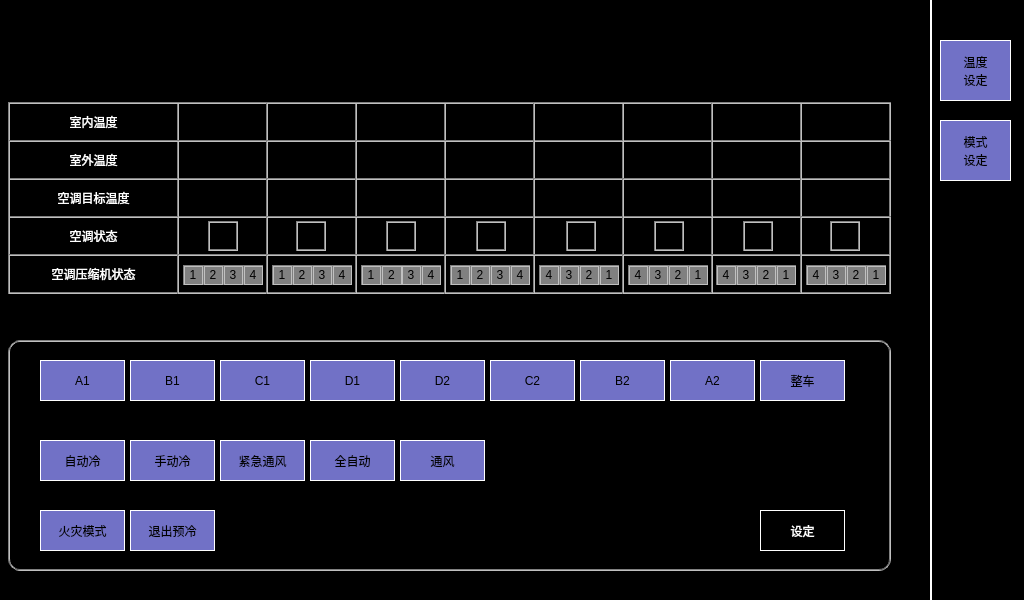
<?xml version="1.0" encoding="UTF-8"?>
<ui version="4.0">
 <class>AirConditioner</class>
 <widget class="QWidget" name="AirConditioner">
  <property name="geometry">
   <rect>
    <x>0</x>
    <y>0</y>
    <width>1024</width>
    <height>600</height>
   </rect>
  </property>
  <property name="windowTitle">
   <string>Form</string>
  </property>
  <property name="styleSheet">
   <string notr="true">QLabel
{
	color: white;
	border: 2px groove, gray;
    border-color: gray;
	font: 18px, &quot;微软雅黑&quot;;
}

QWidget
{
	background-color: black;
}

QPushButton
{
	font: 18px, &quot;微软雅黑&quot;;
    color: black;
	background-color: rgb(113, 113, 198);
	border:1px solid white;
}</string>
  </property>
  <widget class="QLabel" name="lblIndoorTemperatureA1">
   <property name="geometry">
    <rect>
     <x>177</x>
     <y>102</y>
     <width>91</width>
     <height>40</height>
    </rect>
   </property>
   <property name="text">
    <string/>
   </property>
   <property name="alignment">
    <set>Qt::AlignCenter</set>
   </property>
  </widget>
  <widget class="QLabel" name="label_61">
   <property name="geometry">
    <rect>
     <x>444</x>
     <y>216</y>
     <width>91</width>
     <height>40</height>
    </rect>
   </property>
   <property name="text">
    <string/>
   </property>
   <property name="alignment">
    <set>Qt::AlignCenter</set>
   </property>
  </widget>
  <widget class="QLabel" name="lblIndoorTemperatureD1">
   <property name="geometry">
    <rect>
     <x>444</x>
     <y>102</y>
     <width>91</width>
     <height>40</height>
    </rect>
   </property>
   <property name="text">
    <string/>
   </property>
   <property name="alignment">
    <set>Qt::AlignCenter</set>
   </property>
  </widget>
  <widget class="QLabel" name="lblTargetTemperatureA1">
   <property name="geometry">
    <rect>
     <x>177</x>
     <y>178</y>
     <width>91</width>
     <height>40</height>
    </rect>
   </property>
   <property name="text">
    <string/>
   </property>
   <property name="alignment">
    <set>Qt::AlignCenter</set>
   </property>
  </widget>
  <widget class="QLabel" name="lblTargetTemperatureC1">
   <property name="geometry">
    <rect>
     <x>355</x>
     <y>178</y>
     <width>91</width>
     <height>40</height>
    </rect>
   </property>
   <property name="text">
    <string/>
   </property>
   <property name="alignment">
    <set>Qt::AlignCenter</set>
   </property>
  </widget>
  <widget class="QLabel" name="lblOutdoorTemperatureD2">
   <property name="geometry">
    <rect>
     <x>533</x>
     <y>140</y>
     <width>91</width>
     <height>40</height>
    </rect>
   </property>
   <property name="text">
    <string/>
   </property>
   <property name="alignment">
    <set>Qt::AlignCenter</set>
   </property>
  </widget>
  <widget class="QLabel" name="label_31">
   <property name="geometry">
    <rect>
     <x>8</x>
     <y>216</y>
     <width>171</width>
     <height>40</height>
    </rect>
   </property>
   <property name="text">
    <string>空调状态</string>
   </property>
   <property name="alignment">
    <set>Qt::AlignCenter</set>
   </property>
  </widget>
  <widget class="QLabel" name="lblTargetTemperatureA2">
   <property name="geometry">
    <rect>
     <x>800</x>
     <y>178</y>
     <width>91</width>
     <height>40</height>
    </rect>
   </property>
   <property name="text">
    <string/>
   </property>
   <property name="alignment">
    <set>Qt::AlignCenter</set>
   </property>
  </widget>
  <widget class="QLabel" name="lblIndoorTemperatureA2">
   <property name="geometry">
    <rect>
     <x>800</x>
     <y>102</y>
     <width>91</width>
     <height>40</height>
    </rect>
   </property>
   <property name="text">
    <string/>
   </property>
   <property name="alignment">
    <set>Qt::AlignCenter</set>
   </property>
  </widget>
  <widget class="QLabel" name="lblTargetTemperatureB2">
   <property name="geometry">
    <rect>
     <x>711</x>
     <y>178</y>
     <width>91</width>
     <height>40</height>
    </rect>
   </property>
   <property name="text">
    <string/>
   </property>
   <property name="alignment">
    <set>Qt::AlignCenter</set>
   </property>
  </widget>
  <widget class="QLabel" name="label_70">
   <property name="geometry">
    <rect>
     <x>800</x>
     <y>254</y>
     <width>91</width>
     <height>40</height>
    </rect>
   </property>
   <property name="text">
    <string/>
   </property>
   <property name="alignment">
    <set>Qt::AlignCenter</set>
   </property>
  </widget>
  <widget class="QLabel" name="label_57">
   <property name="geometry">
    <rect>
     <x>177</x>
     <y>216</y>
     <width>91</width>
     <height>40</height>
    </rect>
   </property>
   <property name="text">
    <string/>
   </property>
   <property name="alignment">
    <set>Qt::AlignCenter</set>
   </property>
  </widget>
  <widget class="QLabel" name="lblOutdoorTemperatureD1">
   <property name="geometry">
    <rect>
     <x>444</x>
     <y>140</y>
     <width>91</width>
     <height>40</height>
    </rect>
   </property>
   <property name="text">
    <string/>
   </property>
   <property name="alignment">
    <set>Qt::AlignCenter</set>
   </property>
  </widget>
  <widget class="QLabel" name="label_20">
   <property name="geometry">
    <rect>
     <x>8</x>
     <y>102</y>
     <width>171</width>
     <height>40</height>
    </rect>
   </property>
   <property name="text">
    <string>室内温度</string>
   </property>
   <property name="alignment">
    <set>Qt::AlignCenter</set>
   </property>
  </widget>
  <widget class="QLabel" name="lblIndoorTemperatureC1">
   <property name="geometry">
    <rect>
     <x>355</x>
     <y>102</y>
     <width>91</width>
     <height>40</height>
    </rect>
   </property>
   <property name="text">
    <string/>
   </property>
   <property name="alignment">
    <set>Qt::AlignCenter</set>
   </property>
  </widget>
  <widget class="QLabel" name="lblOutdoorTemperatureA1">
   <property name="geometry">
    <rect>
     <x>177</x>
     <y>140</y>
     <width>91</width>
     <height>40</height>
    </rect>
   </property>
   <property name="text">
    <string/>
   </property>
   <property name="alignment">
    <set>Qt::AlignCenter</set>
   </property>
  </widget>
  <widget class="QLabel" name="lblOutdoorTemperatureC2">
   <property name="geometry">
    <rect>
     <x>622</x>
     <y>140</y>
     <width>91</width>
     <height>40</height>
    </rect>
   </property>
   <property name="text">
    <string/>
   </property>
   <property name="alignment">
    <set>Qt::AlignCenter</set>
   </property>
  </widget>
  <widget class="QLabel" name="lblOutdoorTemperatureB2">
   <property name="geometry">
    <rect>
     <x>711</x>
     <y>140</y>
     <width>91</width>
     <height>40</height>
    </rect>
   </property>
   <property name="text">
    <string/>
   </property>
   <property name="alignment">
    <set>Qt::AlignCenter</set>
   </property>
  </widget>
  <widget class="QLabel" name="lblTargetTemperatureD1">
   <property name="geometry">
    <rect>
     <x>444</x>
     <y>178</y>
     <width>91</width>
     <height>40</height>
    </rect>
   </property>
   <property name="text">
    <string/>
   </property>
   <property name="alignment">
    <set>Qt::AlignCenter</set>
   </property>
  </widget>
  <widget class="QLabel" name="label_62">
   <property name="geometry">
    <rect>
     <x>533</x>
     <y>216</y>
     <width>91</width>
     <height>40</height>
    </rect>
   </property>
   <property name="text">
    <string/>
   </property>
   <property name="alignment">
    <set>Qt::AlignCenter</set>
   </property>
  </widget>
  <widget class="QLabel" name="label_63">
   <property name="geometry">
    <rect>
     <x>711</x>
     <y>216</y>
     <width>91</width>
     <height>40</height>
    </rect>
   </property>
   <property name="text">
    <string/>
   </property>
   <property name="alignment">
    <set>Qt::AlignCenter</set>
   </property>
  </widget>
  <widget class="QLabel" name="label_32">
   <property name="geometry">
    <rect>
     <x>8</x>
     <y>254</y>
     <width>171</width>
     <height>40</height>
    </rect>
   </property>
   <property name="text">
    <string>空调压缩机状态</string>
   </property>
   <property name="alignment">
    <set>Qt::AlignCenter</set>
   </property>
  </widget>
  <widget class="QLabel" name="lblIndoorTemperatureB1">
   <property name="geometry">
    <rect>
     <x>266</x>
     <y>102</y>
     <width>91</width>
     <height>40</height>
    </rect>
   </property>
   <property name="text">
    <string/>
   </property>
   <property name="alignment">
    <set>Qt::AlignCenter</set>
   </property>
  </widget>
  <widget class="QLabel" name="label_64">
   <property name="geometry">
    <rect>
     <x>177</x>
     <y>254</y>
     <width>91</width>
     <height>40</height>
    </rect>
   </property>
   <property name="text">
    <string/>
   </property>
   <property name="alignment">
    <set>Qt::AlignCenter</set>
   </property>
  </widget>
  <widget class="QLabel" name="lblOutdoorTemperatureB1">
   <property name="geometry">
    <rect>
     <x>266</x>
     <y>140</y>
     <width>91</width>
     <height>40</height>
    </rect>
   </property>
   <property name="text">
    <string/>
   </property>
   <property name="alignment">
    <set>Qt::AlignCenter</set>
   </property>
  </widget>
  <widget class="QLabel" name="label_65">
   <property name="geometry">
    <rect>
     <x>711</x>
     <y>254</y>
     <width>91</width>
     <height>40</height>
    </rect>
   </property>
   <property name="text">
    <string/>
   </property>
   <property name="alignment">
    <set>Qt::AlignCenter</set>
   </property>
  </widget>
  <widget class="QLabel" name="lblIndoorTemperatureC2">
   <property name="geometry">
    <rect>
     <x>622</x>
     <y>102</y>
     <width>91</width>
     <height>40</height>
    </rect>
   </property>
   <property name="text">
    <string/>
   </property>
   <property name="alignment">
    <set>Qt::AlignCenter</set>
   </property>
  </widget>
  <widget class="QLabel" name="label_60">
   <property name="geometry">
    <rect>
     <x>622</x>
     <y>216</y>
     <width>91</width>
     <height>40</height>
    </rect>
   </property>
   <property name="text">
    <string/>
   </property>
   <property name="alignment">
    <set>Qt::AlignCenter</set>
   </property>
  </widget>
  <widget class="QLabel" name="label_67">
   <property name="geometry">
    <rect>
     <x>355</x>
     <y>254</y>
     <width>91</width>
     <height>40</height>
    </rect>
   </property>
   <property name="text">
    <string/>
   </property>
   <property name="alignment">
    <set>Qt::AlignCenter</set>
   </property>
  </widget>
  <widget class="QLabel" name="lblTargetTemperatureD2">
   <property name="geometry">
    <rect>
     <x>533</x>
     <y>178</y>
     <width>91</width>
     <height>40</height>
    </rect>
   </property>
   <property name="text">
    <string/>
   </property>
   <property name="alignment">
    <set>Qt::AlignCenter</set>
   </property>
  </widget>
  <widget class="QLabel" name="label_69">
   <property name="geometry">
    <rect>
     <x>533</x>
     <y>254</y>
     <width>91</width>
     <height>40</height>
    </rect>
   </property>
   <property name="text">
    <string/>
   </property>
   <property name="alignment">
    <set>Qt::AlignCenter</set>
   </property>
  </widget>
  <widget class="QLabel" name="lblOutdoorTemperatureA2">
   <property name="geometry">
    <rect>
     <x>800</x>
     <y>140</y>
     <width>91</width>
     <height>40</height>
    </rect>
   </property>
   <property name="text">
    <string/>
   </property>
   <property name="alignment">
    <set>Qt::AlignCenter</set>
   </property>
  </widget>
  <widget class="QLabel" name="label_56">
   <property name="geometry">
    <rect>
     <x>355</x>
     <y>216</y>
     <width>91</width>
     <height>40</height>
    </rect>
   </property>
   <property name="text">
    <string/>
   </property>
   <property name="alignment">
    <set>Qt::AlignCenter</set>
   </property>
  </widget>
  <widget class="QLabel" name="lblIndoorTemperatureD2">
   <property name="geometry">
    <rect>
     <x>533</x>
     <y>102</y>
     <width>91</width>
     <height>40</height>
    </rect>
   </property>
   <property name="text">
    <string/>
   </property>
   <property name="alignment">
    <set>Qt::AlignCenter</set>
   </property>
  </widget>
  <widget class="QLabel" name="lblIndoorTemperatureB2">
   <property name="geometry">
    <rect>
     <x>711</x>
     <y>102</y>
     <width>91</width>
     <height>40</height>
    </rect>
   </property>
   <property name="text">
    <string/>
   </property>
   <property name="alignment">
    <set>Qt::AlignCenter</set>
   </property>
  </widget>
  <widget class="QLabel" name="lblTargetTemperatureC2">
   <property name="geometry">
    <rect>
     <x>622</x>
     <y>178</y>
     <width>91</width>
     <height>40</height>
    </rect>
   </property>
   <property name="text">
    <string/>
   </property>
   <property name="alignment">
    <set>Qt::AlignCenter</set>
   </property>
  </widget>
  <widget class="QLabel" name="label_30">
   <property name="geometry">
    <rect>
     <x>8</x>
     <y>178</y>
     <width>171</width>
     <height>40</height>
    </rect>
   </property>
   <property name="text">
    <string>空调目标温度</string>
   </property>
   <property name="alignment">
    <set>Qt::AlignCenter</set>
   </property>
  </widget>
  <widget class="QLabel" name="label_71">
   <property name="geometry">
    <rect>
     <x>444</x>
     <y>254</y>
     <width>91</width>
     <height>40</height>
    </rect>
   </property>
   <property name="text">
    <string/>
   </property>
   <property name="alignment">
    <set>Qt::AlignCenter</set>
   </property>
  </widget>
  <widget class="QLabel" name="label_68">
   <property name="geometry">
    <rect>
     <x>622</x>
     <y>254</y>
     <width>91</width>
     <height>40</height>
    </rect>
   </property>
   <property name="text">
    <string/>
   </property>
   <property name="alignment">
    <set>Qt::AlignCenter</set>
   </property>
  </widget>
  <widget class="QLabel" name="lblTargetTemperatureB1">
   <property name="geometry">
    <rect>
     <x>266</x>
     <y>178</y>
     <width>91</width>
     <height>40</height>
    </rect>
   </property>
   <property name="text">
    <string/>
   </property>
   <property name="alignment">
    <set>Qt::AlignCenter</set>
   </property>
  </widget>
  <widget class="QLabel" name="label_58">
   <property name="geometry">
    <rect>
     <x>266</x>
     <y>216</y>
     <width>91</width>
     <height>40</height>
    </rect>
   </property>
   <property name="text">
    <string/>
   </property>
   <property name="alignment">
    <set>Qt::AlignCenter</set>
   </property>
  </widget>
  <widget class="QLabel" name="label_59">
   <property name="geometry">
    <rect>
     <x>800</x>
     <y>216</y>
     <width>91</width>
     <height>40</height>
    </rect>
   </property>
   <property name="text">
    <string/>
   </property>
   <property name="alignment">
    <set>Qt::AlignCenter</set>
   </property>
  </widget>
  <widget class="QLabel" name="lblOutdoorTemperatureC1">
   <property name="geometry">
    <rect>
     <x>355</x>
     <y>140</y>
     <width>91</width>
     <height>40</height>
    </rect>
   </property>
   <property name="text">
    <string/>
   </property>
   <property name="alignment">
    <set>Qt::AlignCenter</set>
   </property>
  </widget>
  <widget class="QLabel" name="label_29">
   <property name="geometry">
    <rect>
     <x>8</x>
     <y>140</y>
     <width>171</width>
     <height>40</height>
    </rect>
   </property>
   <property name="text">
    <string>室外温度</string>
   </property>
   <property name="alignment">
    <set>Qt::AlignCenter</set>
   </property>
  </widget>
  <widget class="QLabel" name="label_66">
   <property name="geometry">
    <rect>
     <x>266</x>
     <y>254</y>
     <width>91</width>
     <height>40</height>
    </rect>
   </property>
   <property name="text">
    <string/>
   </property>
   <property name="alignment">
    <set>Qt::AlignCenter</set>
   </property>
  </widget>
  <widget class="QLabel" name="lblCompressor1A1">
   <property name="geometry">
    <rect>
     <x>183</x>
     <y>265</y>
     <width>20</width>
     <height>20</height>
    </rect>
   </property>
   <property name="styleSheet">
    <string notr="true">background-color: gray;
color: black;
font: 16px, &quot;微软雅黑&quot;;</string>
   </property>
   <property name="text">
    <string>1</string>
   </property>
   <property name="alignment">
    <set>Qt::AlignCenter</set>
   </property>
  </widget>
  <widget class="QLabel" name="lblCompressor2A1">
   <property name="geometry">
    <rect>
     <x>203</x>
     <y>265</y>
     <width>20</width>
     <height>20</height>
    </rect>
   </property>
   <property name="styleSheet">
    <string notr="true">background-color: gray;
color: black;
font: 16px, &quot;微软雅黑&quot;;</string>
   </property>
   <property name="text">
    <string>2</string>
   </property>
   <property name="alignment">
    <set>Qt::AlignCenter</set>
   </property>
  </widget>
  <widget class="QLabel" name="lblCompressor3A1">
   <property name="geometry">
    <rect>
     <x>223</x>
     <y>265</y>
     <width>20</width>
     <height>20</height>
    </rect>
   </property>
   <property name="styleSheet">
    <string notr="true">background-color: gray;
color: black;
font: 16px, &quot;微软雅黑&quot;;</string>
   </property>
   <property name="text">
    <string>3</string>
   </property>
   <property name="alignment">
    <set>Qt::AlignCenter</set>
   </property>
  </widget>
  <widget class="QLabel" name="lblCompressor4A1">
   <property name="geometry">
    <rect>
     <x>243</x>
     <y>265</y>
     <width>20</width>
     <height>20</height>
    </rect>
   </property>
   <property name="styleSheet">
    <string notr="true">background-color: gray;
color: black;
font: 16px, &quot;微软雅黑&quot;;</string>
   </property>
   <property name="text">
    <string>4</string>
   </property>
   <property name="alignment">
    <set>Qt::AlignCenter</set>
   </property>
  </widget>
  <widget class="QLabel" name="lblCompressor1B1">
   <property name="geometry">
    <rect>
     <x>272</x>
     <y>265</y>
     <width>20</width>
     <height>20</height>
    </rect>
   </property>
   <property name="styleSheet">
    <string notr="true">background-color: gray;
color: black;
font: 16px, &quot;微软雅黑&quot;;</string>
   </property>
   <property name="text">
    <string>1</string>
   </property>
   <property name="alignment">
    <set>Qt::AlignCenter</set>
   </property>
  </widget>
  <widget class="QLabel" name="lblCompressor4B1">
   <property name="geometry">
    <rect>
     <x>332</x>
     <y>265</y>
     <width>20</width>
     <height>20</height>
    </rect>
   </property>
   <property name="styleSheet">
    <string notr="true">background-color: gray;
color: black;
font: 16px, &quot;微软雅黑&quot;;</string>
   </property>
   <property name="text">
    <string>4</string>
   </property>
   <property name="alignment">
    <set>Qt::AlignCenter</set>
   </property>
  </widget>
  <widget class="QLabel" name="lblCompressor3B1">
   <property name="geometry">
    <rect>
     <x>312</x>
     <y>265</y>
     <width>20</width>
     <height>20</height>
    </rect>
   </property>
   <property name="styleSheet">
    <string notr="true">background-color: gray;
color: black;
font: 16px, &quot;微软雅黑&quot;;</string>
   </property>
   <property name="text">
    <string>3</string>
   </property>
   <property name="alignment">
    <set>Qt::AlignCenter</set>
   </property>
  </widget>
  <widget class="QLabel" name="lblCompressor2B1">
   <property name="geometry">
    <rect>
     <x>292</x>
     <y>265</y>
     <width>20</width>
     <height>20</height>
    </rect>
   </property>
   <property name="styleSheet">
    <string notr="true">background-color: gray;
color: black;
font: 16px, &quot;微软雅黑&quot;;</string>
   </property>
   <property name="text">
    <string>2</string>
   </property>
   <property name="alignment">
    <set>Qt::AlignCenter</set>
   </property>
  </widget>
  <widget class="QLabel" name="lblCompressor1C1">
   <property name="geometry">
    <rect>
     <x>361</x>
     <y>265</y>
     <width>20</width>
     <height>20</height>
    </rect>
   </property>
   <property name="styleSheet">
    <string notr="true">background-color: gray;
color: black;
font: 16px, &quot;微软雅黑&quot;;</string>
   </property>
   <property name="text">
    <string>1</string>
   </property>
   <property name="alignment">
    <set>Qt::AlignCenter</set>
   </property>
  </widget>
  <widget class="QLabel" name="lblCompressor4C1">
   <property name="geometry">
    <rect>
     <x>421</x>
     <y>265</y>
     <width>20</width>
     <height>20</height>
    </rect>
   </property>
   <property name="styleSheet">
    <string notr="true">background-color: gray;
color: black;
font: 16px, &quot;微软雅黑&quot;;</string>
   </property>
   <property name="text">
    <string>4</string>
   </property>
   <property name="alignment">
    <set>Qt::AlignCenter</set>
   </property>
  </widget>
  <widget class="QLabel" name="lblCompressor3C1">
   <property name="geometry">
    <rect>
     <x>401</x>
     <y>265</y>
     <width>20</width>
     <height>20</height>
    </rect>
   </property>
   <property name="styleSheet">
    <string notr="true">background-color: gray;
color: black;
font: 16px, &quot;微软雅黑&quot;;</string>
   </property>
   <property name="text">
    <string>3</string>
   </property>
   <property name="alignment">
    <set>Qt::AlignCenter</set>
   </property>
  </widget>
  <widget class="QLabel" name="lblCompressor2C1">
   <property name="geometry">
    <rect>
     <x>381</x>
     <y>265</y>
     <width>21</width>
     <height>20</height>
    </rect>
   </property>
   <property name="styleSheet">
    <string notr="true">background-color: gray;
color: black;
font: 16px, &quot;微软雅黑&quot;;</string>
   </property>
   <property name="text">
    <string>2</string>
   </property>
   <property name="alignment">
    <set>Qt::AlignCenter</set>
   </property>
  </widget>
  <widget class="QLabel" name="lblCompressor1D1">
   <property name="geometry">
    <rect>
     <x>450</x>
     <y>265</y>
     <width>20</width>
     <height>20</height>
    </rect>
   </property>
   <property name="styleSheet">
    <string notr="true">background-color: gray;
color: black;
font: 16px, &quot;微软雅黑&quot;;</string>
   </property>
   <property name="text">
    <string>1</string>
   </property>
   <property name="alignment">
    <set>Qt::AlignCenter</set>
   </property>
  </widget>
  <widget class="QLabel" name="lblCompressor4D1">
   <property name="geometry">
    <rect>
     <x>510</x>
     <y>265</y>
     <width>20</width>
     <height>20</height>
    </rect>
   </property>
   <property name="styleSheet">
    <string notr="true">background-color: gray;
color: black;
font: 16px, &quot;微软雅黑&quot;;</string>
   </property>
   <property name="text">
    <string>4</string>
   </property>
   <property name="alignment">
    <set>Qt::AlignCenter</set>
   </property>
  </widget>
  <widget class="QLabel" name="lblCompressor3D1">
   <property name="geometry">
    <rect>
     <x>490</x>
     <y>265</y>
     <width>20</width>
     <height>20</height>
    </rect>
   </property>
   <property name="styleSheet">
    <string notr="true">background-color: gray;
color: black;
font: 16px, &quot;微软雅黑&quot;;</string>
   </property>
   <property name="text">
    <string>3</string>
   </property>
   <property name="alignment">
    <set>Qt::AlignCenter</set>
   </property>
  </widget>
  <widget class="QLabel" name="lblCompressor2D1">
   <property name="geometry">
    <rect>
     <x>470</x>
     <y>265</y>
     <width>20</width>
     <height>20</height>
    </rect>
   </property>
   <property name="styleSheet">
    <string notr="true">background-color: gray;
color: black;
font: 16px, &quot;微软雅黑&quot;;</string>
   </property>
   <property name="text">
    <string>2</string>
   </property>
   <property name="alignment">
    <set>Qt::AlignCenter</set>
   </property>
  </widget>
  <widget class="QLabel" name="lblCompressor4D2">
   <property name="geometry">
    <rect>
     <x>539</x>
     <y>265</y>
     <width>20</width>
     <height>20</height>
    </rect>
   </property>
   <property name="styleSheet">
    <string notr="true">background-color: gray;
color: black;
font: 16px, &quot;微软雅黑&quot;;</string>
   </property>
   <property name="text">
    <string>4</string>
   </property>
   <property name="alignment">
    <set>Qt::AlignCenter</set>
   </property>
  </widget>
  <widget class="QLabel" name="lblCompressor1D2">
   <property name="geometry">
    <rect>
     <x>599</x>
     <y>265</y>
     <width>20</width>
     <height>20</height>
    </rect>
   </property>
   <property name="styleSheet">
    <string notr="true">background-color: gray;
color: black;
font: 16px, &quot;微软雅黑&quot;;</string>
   </property>
   <property name="text">
    <string>1</string>
   </property>
   <property name="alignment">
    <set>Qt::AlignCenter</set>
   </property>
  </widget>
  <widget class="QLabel" name="lblCompressor2D2">
   <property name="geometry">
    <rect>
     <x>579</x>
     <y>265</y>
     <width>20</width>
     <height>20</height>
    </rect>
   </property>
   <property name="styleSheet">
    <string notr="true">background-color: gray;
color: black;
font: 16px, &quot;微软雅黑&quot;;</string>
   </property>
   <property name="text">
    <string>2</string>
   </property>
   <property name="alignment">
    <set>Qt::AlignCenter</set>
   </property>
  </widget>
  <widget class="QLabel" name="lblCompressor3D2">
   <property name="geometry">
    <rect>
     <x>559</x>
     <y>265</y>
     <width>20</width>
     <height>20</height>
    </rect>
   </property>
   <property name="styleSheet">
    <string notr="true">background-color: gray;
color: black;
font: 16px, &quot;微软雅黑&quot;;</string>
   </property>
   <property name="text">
    <string>3</string>
   </property>
   <property name="alignment">
    <set>Qt::AlignCenter</set>
   </property>
  </widget>
  <widget class="QLabel" name="lblCompressor4B2">
   <property name="geometry">
    <rect>
     <x>716</x>
     <y>265</y>
     <width>20</width>
     <height>20</height>
    </rect>
   </property>
   <property name="styleSheet">
    <string notr="true">background-color: gray;
color: black;
font: 16px, &quot;微软雅黑&quot;;</string>
   </property>
   <property name="text">
    <string>4</string>
   </property>
   <property name="alignment">
    <set>Qt::AlignCenter</set>
   </property>
  </widget>
  <widget class="QLabel" name="lblCompressor3B2">
   <property name="geometry">
    <rect>
     <x>736</x>
     <y>265</y>
     <width>20</width>
     <height>20</height>
    </rect>
   </property>
   <property name="styleSheet">
    <string notr="true">background-color: gray;
color: black;
font: 16px, &quot;微软雅黑&quot;;</string>
   </property>
   <property name="text">
    <string>3</string>
   </property>
   <property name="alignment">
    <set>Qt::AlignCenter</set>
   </property>
  </widget>
  <widget class="QLabel" name="lblCompressor1B2">
   <property name="geometry">
    <rect>
     <x>776</x>
     <y>265</y>
     <width>20</width>
     <height>20</height>
    </rect>
   </property>
   <property name="styleSheet">
    <string notr="true">background-color: gray;
color: black;
font: 16px, &quot;微软雅黑&quot;;</string>
   </property>
   <property name="text">
    <string>1</string>
   </property>
   <property name="alignment">
    <set>Qt::AlignCenter</set>
   </property>
  </widget>
  <widget class="QLabel" name="lblCompressor2B2">
   <property name="geometry">
    <rect>
     <x>756</x>
     <y>265</y>
     <width>20</width>
     <height>20</height>
    </rect>
   </property>
   <property name="styleSheet">
    <string notr="true">background-color: gray;
color: black;
font: 16px, &quot;微软雅黑&quot;;</string>
   </property>
   <property name="text">
    <string>2</string>
   </property>
   <property name="alignment">
    <set>Qt::AlignCenter</set>
   </property>
  </widget>
  <widget class="QLabel" name="lblCompressor4C2">
   <property name="geometry">
    <rect>
     <x>628</x>
     <y>265</y>
     <width>20</width>
     <height>20</height>
    </rect>
   </property>
   <property name="styleSheet">
    <string notr="true">background-color: gray;
color: black;
font: 16px, &quot;微软雅黑&quot;;</string>
   </property>
   <property name="text">
    <string>4</string>
   </property>
   <property name="alignment">
    <set>Qt::AlignCenter</set>
   </property>
  </widget>
  <widget class="QLabel" name="lblCompressor3C2">
   <property name="geometry">
    <rect>
     <x>648</x>
     <y>265</y>
     <width>20</width>
     <height>20</height>
    </rect>
   </property>
   <property name="styleSheet">
    <string notr="true">background-color: gray;
color: black;
font: 16px, &quot;微软雅黑&quot;;</string>
   </property>
   <property name="text">
    <string>3</string>
   </property>
   <property name="alignment">
    <set>Qt::AlignCenter</set>
   </property>
  </widget>
  <widget class="QLabel" name="lblCompressor1C2">
   <property name="geometry">
    <rect>
     <x>688</x>
     <y>265</y>
     <width>20</width>
     <height>20</height>
    </rect>
   </property>
   <property name="styleSheet">
    <string notr="true">background-color: gray;
color: black;
font: 16px, &quot;微软雅黑&quot;;</string>
   </property>
   <property name="text">
    <string>1</string>
   </property>
   <property name="alignment">
    <set>Qt::AlignCenter</set>
   </property>
  </widget>
  <widget class="QLabel" name="lblCompressor2C2">
   <property name="geometry">
    <rect>
     <x>668</x>
     <y>265</y>
     <width>20</width>
     <height>20</height>
    </rect>
   </property>
   <property name="styleSheet">
    <string notr="true">background-color: gray;
color: black;
font: 16px, &quot;微软雅黑&quot;;</string>
   </property>
   <property name="text">
    <string>2</string>
   </property>
   <property name="alignment">
    <set>Qt::AlignCenter</set>
   </property>
  </widget>
  <widget class="QLabel" name="lblCompressor4A2">
   <property name="geometry">
    <rect>
     <x>806</x>
     <y>265</y>
     <width>20</width>
     <height>20</height>
    </rect>
   </property>
   <property name="styleSheet">
    <string notr="true">background-color: gray;
color: black;
font: 16px, &quot;微软雅黑&quot;;</string>
   </property>
   <property name="text">
    <string>4</string>
   </property>
   <property name="alignment">
    <set>Qt::AlignCenter</set>
   </property>
  </widget>
  <widget class="QLabel" name="lblCompressor3A2">
   <property name="geometry">
    <rect>
     <x>826</x>
     <y>265</y>
     <width>20</width>
     <height>20</height>
    </rect>
   </property>
   <property name="styleSheet">
    <string notr="true">background-color: gray;
color: black;
font: 16px, &quot;微软雅黑&quot;;</string>
   </property>
   <property name="text">
    <string>3</string>
   </property>
   <property name="alignment">
    <set>Qt::AlignCenter</set>
   </property>
  </widget>
  <widget class="QLabel" name="lblCompressor1A2">
   <property name="geometry">
    <rect>
     <x>866</x>
     <y>265</y>
     <width>20</width>
     <height>20</height>
    </rect>
   </property>
   <property name="styleSheet">
    <string notr="true">background-color: gray;
color: black;
font: 16px, &quot;微软雅黑&quot;;</string>
   </property>
   <property name="text">
    <string>1</string>
   </property>
   <property name="alignment">
    <set>Qt::AlignCenter</set>
   </property>
  </widget>
  <widget class="QLabel" name="lblCompressor2A2">
   <property name="geometry">
    <rect>
     <x>846</x>
     <y>265</y>
     <width>20</width>
     <height>20</height>
    </rect>
   </property>
   <property name="styleSheet">
    <string notr="true">background-color: gray;
color: black;
font: 16px, &quot;微软雅黑&quot;;</string>
   </property>
   <property name="text">
    <string>2</string>
   </property>
   <property name="alignment">
    <set>Qt::AlignCenter</set>
   </property>
  </widget>
  <widget class="QLabel" name="lblAirconditionerA1">
   <property name="geometry">
    <rect>
     <x>208</x>
     <y>221</y>
     <width>30</width>
     <height>30</height>
    </rect>
   </property>
   <property name="styleSheet">
    <string notr="true">border-image: url(:/images/airConditionerRun.png);</string>
   </property>
   <property name="text">
    <string/>
   </property>
   <property name="alignment">
    <set>Qt::AlignCenter</set>
   </property>
  </widget>
  <widget class="QLabel" name="lblAirconditionerB1">
   <property name="geometry">
    <rect>
     <x>296</x>
     <y>221</y>
     <width>30</width>
     <height>30</height>
    </rect>
   </property>
   <property name="styleSheet">
    <string notr="true">border-image: url(:/images/airConditionerRun.png);</string>
   </property>
   <property name="text">
    <string/>
   </property>
   <property name="alignment">
    <set>Qt::AlignCenter</set>
   </property>
  </widget>
  <widget class="QLabel" name="lblAirconditionerC1">
   <property name="geometry">
    <rect>
     <x>386</x>
     <y>221</y>
     <width>30</width>
     <height>30</height>
    </rect>
   </property>
   <property name="styleSheet">
    <string notr="true">border-image: url(:/images/airConditionerRun.png);</string>
   </property>
   <property name="text">
    <string/>
   </property>
   <property name="alignment">
    <set>Qt::AlignCenter</set>
   </property>
  </widget>
  <widget class="QLabel" name="lblAirconditionerD1">
   <property name="geometry">
    <rect>
     <x>476</x>
     <y>221</y>
     <width>30</width>
     <height>30</height>
    </rect>
   </property>
   <property name="styleSheet">
    <string notr="true">border-image: url(:/images/airConditionerRun.png);</string>
   </property>
   <property name="text">
    <string/>
   </property>
   <property name="alignment">
    <set>Qt::AlignCenter</set>
   </property>
  </widget>
  <widget class="QLabel" name="lblAirconditionerD2">
   <property name="geometry">
    <rect>
     <x>566</x>
     <y>221</y>
     <width>30</width>
     <height>30</height>
    </rect>
   </property>
   <property name="styleSheet">
    <string notr="true">border-image: url(:/images/airConditionerRun.png);</string>
   </property>
   <property name="text">
    <string/>
   </property>
   <property name="alignment">
    <set>Qt::AlignCenter</set>
   </property>
  </widget>
  <widget class="QLabel" name="lblAirconditionerC2">
   <property name="geometry">
    <rect>
     <x>654</x>
     <y>221</y>
     <width>30</width>
     <height>30</height>
    </rect>
   </property>
   <property name="styleSheet">
    <string notr="true">border-image: url(:/images/airConditionerRun.png);</string>
   </property>
   <property name="text">
    <string/>
   </property>
   <property name="alignment">
    <set>Qt::AlignCenter</set>
   </property>
  </widget>
  <widget class="QLabel" name="lblAirconditionerB2">
   <property name="geometry">
    <rect>
     <x>743</x>
     <y>221</y>
     <width>30</width>
     <height>30</height>
    </rect>
   </property>
   <property name="styleSheet">
    <string notr="true">border-image: url(:/images/airConditionerRun.png);</string>
   </property>
   <property name="text">
    <string/>
   </property>
   <property name="alignment">
    <set>Qt::AlignCenter</set>
   </property>
  </widget>
  <widget class="QLabel" name="lblAirconditionerA2">
   <property name="geometry">
    <rect>
     <x>830</x>
     <y>221</y>
     <width>30</width>
     <height>30</height>
    </rect>
   </property>
   <property name="styleSheet">
    <string notr="true">border-image: url(:/images/airConditionerRun.png);</string>
   </property>
   <property name="text">
    <string/>
   </property>
   <property name="alignment">
    <set>Qt::AlignCenter</set>
   </property>
  </widget>
  <widget class="QPushButton" name="btnTemperatureSet">
   <property name="geometry">
    <rect>
     <x>940</x>
     <y>40</y>
     <width>71</width>
     <height>61</height>
    </rect>
   </property>
   <property name="text">
    <string>温度
设定</string>
   </property>
  </widget>
  <widget class="QPushButton" name="btnModeSet">
   <property name="geometry">
    <rect>
     <x>940</x>
     <y>120</y>
     <width>71</width>
     <height>61</height>
    </rect>
   </property>
   <property name="text">
    <string>模式
设定</string>
   </property>
  </widget>
  <widget class="QLabel" name="label_106">
   <property name="geometry">
    <rect>
     <x>8</x>
     <y>340</y>
     <width>883</width>
     <height>231</height>
    </rect>
   </property>
   <property name="styleSheet">
    <string notr="true">border-radius: 12px;</string>
   </property>
   <property name="text">
    <string/>
   </property>
   <property name="alignment">
    <set>Qt::AlignCenter</set>
   </property>
  </widget>
  <widget class="QPushButton" name="btnA001">
   <property name="geometry">
    <rect>
     <x>40</x>
     <y>360</y>
     <width>85</width>
     <height>41</height>
    </rect>
   </property>
   <property name="text">
    <string>A1</string>
   </property>
  </widget>
  <widget class="QPushButton" name="btnB001">
   <property name="geometry">
    <rect>
     <x>130</x>
     <y>360</y>
     <width>85</width>
     <height>41</height>
    </rect>
   </property>
   <property name="text">
    <string>B1</string>
   </property>
  </widget>
  <widget class="QPushButton" name="btnC001">
   <property name="geometry">
    <rect>
     <x>220</x>
     <y>360</y>
     <width>85</width>
     <height>41</height>
    </rect>
   </property>
   <property name="text">
    <string>C1</string>
   </property>
  </widget>
  <widget class="QPushButton" name="btnD001">
   <property name="geometry">
    <rect>
     <x>310</x>
     <y>360</y>
     <width>85</width>
     <height>41</height>
    </rect>
   </property>
   <property name="text">
    <string>D1</string>
   </property>
  </widget>
  <widget class="QPushButton" name="btnD002">
   <property name="geometry">
    <rect>
     <x>400</x>
     <y>360</y>
     <width>85</width>
     <height>41</height>
    </rect>
   </property>
   <property name="text">
    <string>D2</string>
   </property>
  </widget>
  <widget class="QPushButton" name="btnC002">
   <property name="geometry">
    <rect>
     <x>490</x>
     <y>360</y>
     <width>85</width>
     <height>41</height>
    </rect>
   </property>
   <property name="text">
    <string>C2</string>
   </property>
  </widget>
  <widget class="QPushButton" name="btnB002">
   <property name="geometry">
    <rect>
     <x>580</x>
     <y>360</y>
     <width>85</width>
     <height>41</height>
    </rect>
   </property>
   <property name="text">
    <string>B2</string>
   </property>
  </widget>
  <widget class="QPushButton" name="btnA002">
   <property name="geometry">
    <rect>
     <x>670</x>
     <y>360</y>
     <width>85</width>
     <height>41</height>
    </rect>
   </property>
   <property name="text">
    <string>A2</string>
   </property>
  </widget>
  <widget class="QPushButton" name="btnAll">
   <property name="geometry">
    <rect>
     <x>760</x>
     <y>360</y>
     <width>85</width>
     <height>41</height>
    </rect>
   </property>
   <property name="text">
    <string>整车</string>
   </property>
  </widget>
  <widget class="QPushButton" name="btnSetting">
   <property name="geometry">
    <rect>
     <x>760</x>
     <y>510</y>
     <width>85</width>
     <height>41</height>
    </rect>
   </property>
   <property name="styleSheet">
    <string notr="true">QPushButton
{
	font: 18px, &quot;微软雅黑&quot;;
    color: white;
	background-color:black;
	border:1px solid white;
}</string>
   </property>
   <property name="text">
    <string>设定</string>
   </property>
  </widget>
  <widget class="QPushButton" name="btnTemperatureUp">
   <property name="geometry">
    <rect>
     <x>130</x>
     <y>440</y>
     <width>85</width>
     <height>41</height>
    </rect>
   </property>
   <property name="styleSheet">
    <string notr="true">QPushButton
{
	font: 25px, &quot;微软雅黑&quot;;
    color: black;
	background-color: rgb(113, 113, 198);
	border:2px solid white; 
    border-right-color: rgb(113, 113, 198); 
    border-bottom-color: rgb(113, 113, 198);
}

QPushButton:pressed
{
	font: 25px, &quot;微软雅黑&quot;;
    color: white;
	background-color: rgb(0, 0, 255); 
	border:2px solid white; 
	border-left-color: qlineargradient(x1: 0, y1: 0, x2: 1, y2: 0, 
                        stop: 0 gray, stop: 1 black); 			border-top-color: qlineargradient(x1: 0, y1: 0, x2: 0, 										y2: 1, stop: 0 gray, stop: 1 black);
  border-right-color: white; border-bottom-color: white;
}</string>
   </property>
   <property name="text">
    <string>▲</string>
   </property>
  </widget>
  <widget class="QPushButton" name="btnTemperatureDown">
   <property name="geometry">
    <rect>
     <x>220</x>
     <y>440</y>
     <width>85</width>
     <height>41</height>
    </rect>
   </property>
   <property name="styleSheet">
    <string notr="true">QPushButton
{
	font: 25px, &quot;微软雅黑&quot;;
    color: black;
	background-color: rgb(113, 113, 198);
	border:2px solid white; 
    border-right-color: rgb(113, 113, 198); 
    border-bottom-color: rgb(113, 113, 198);
}

QPushButton:pressed
{
	font: 25px, &quot;微软雅黑&quot;;
    color: white;
	background-color: rgb(0, 0, 255); 
	border:2px solid white; 
	border-left-color: qlineargradient(x1: 0, y1: 0, x2: 1, y2: 0, 
                        stop: 0 gray, stop: 1 black); 			border-top-color: qlineargradient(x1: 0, y1: 0, x2: 0, 										y2: 1, stop: 0 gray, stop: 1 black);
  border-right-color: white; border-bottom-color: white;
}</string>
   </property>
   <property name="text">
    <string>▼</string>
   </property>
  </widget>
  <widget class="QLabel" name="lblSettedTemperature">
   <property name="geometry">
    <rect>
     <x>40</x>
     <y>440</y>
     <width>85</width>
     <height>40</height>
    </rect>
   </property>
   <property name="styleSheet">
    <string notr="true">font: 35px &quot;Digital-7&quot;;</string>
   </property>
   <property name="text">
    <string>23</string>
   </property>
   <property name="alignment">
    <set>Qt::AlignCenter</set>
   </property>
  </widget>
  <widget class="QPushButton" name="btnAutoCool">
   <property name="geometry">
    <rect>
     <x>40</x>
     <y>440</y>
     <width>85</width>
     <height>41</height>
    </rect>
   </property>
   <property name="styleSheet">
    <string notr="true"/>
   </property>
   <property name="text">
    <string>自动冷</string>
   </property>
  </widget>
  <widget class="QPushButton" name="btnManualCool">
   <property name="geometry">
    <rect>
     <x>130</x>
     <y>440</y>
     <width>85</width>
     <height>41</height>
    </rect>
   </property>
   <property name="styleSheet">
    <string notr="true"/>
   </property>
   <property name="text">
    <string>手动冷</string>
   </property>
  </widget>
  <widget class="QPushButton" name="btnExitPreCool">
   <property name="geometry">
    <rect>
     <x>130</x>
     <y>510</y>
     <width>85</width>
     <height>41</height>
    </rect>
   </property>
   <property name="styleSheet">
    <string notr="true"/>
   </property>
   <property name="text">
    <string>退出预冷</string>
   </property>
  </widget>
  <widget class="QPushButton" name="btnEmergency">
   <property name="geometry">
    <rect>
     <x>220</x>
     <y>440</y>
     <width>85</width>
     <height>41</height>
    </rect>
   </property>
   <property name="styleSheet">
    <string notr="true"/>
   </property>
   <property name="text">
    <string>紧急通风</string>
   </property>
  </widget>
  <widget class="QLabel" name="label_107">
   <property name="geometry">
    <rect>
     <x>930</x>
     <y>0</y>
     <width>2</width>
     <height>600</height>
    </rect>
   </property>
   <property name="styleSheet">
    <string notr="true">border: 0px;
background-color: white;</string>
   </property>
   <property name="text">
    <string/>
   </property>
   <property name="alignment">
    <set>Qt::AlignCenter</set>
   </property>
  </widget>
  <widget class="QPushButton" name="btnAuto">
   <property name="geometry">
    <rect>
     <x>310</x>
     <y>440</y>
     <width>85</width>
     <height>41</height>
    </rect>
   </property>
   <property name="styleSheet">
    <string notr="true"/>
   </property>
   <property name="text">
    <string>全自动</string>
   </property>
  </widget>
  <widget class="QPushButton" name="btnFireMode">
   <property name="geometry">
    <rect>
     <x>40</x>
     <y>510</y>
     <width>85</width>
     <height>41</height>
    </rect>
   </property>
   <property name="styleSheet">
    <string notr="true"/>
   </property>
   <property name="text">
    <string>火灾模式</string>
   </property>
  </widget>
  <widget class="QPushButton" name="btnVentilate">
   <property name="geometry">
    <rect>
     <x>400</x>
     <y>440</y>
     <width>85</width>
     <height>41</height>
    </rect>
   </property>
   <property name="styleSheet">
    <string notr="true"/>
   </property>
   <property name="text">
    <string>通风</string>
   </property>
  </widget>
 </widget>
 <resources/>
 <connections/>
</ui>
